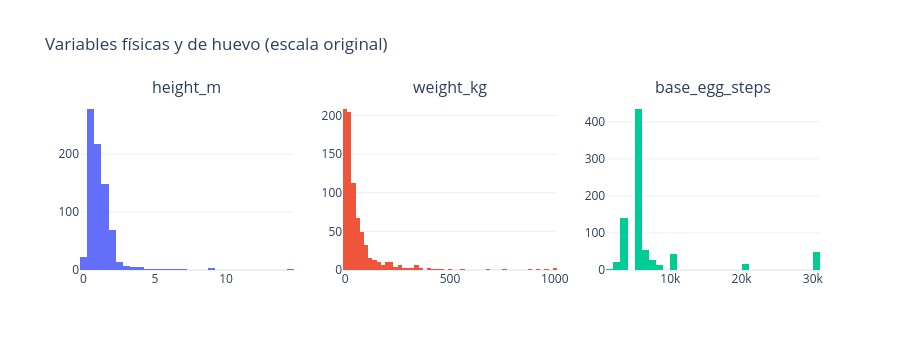

Notebook code for this chart:
### Code cell
# 2.3 Altura, peso y pasos de huevo: ¿están "bien portados"?
fig = make_subplots(rows=1, cols=3, subplot_titles=["height_m", "weight_kg", "base_egg_steps"])
for j, col in enumerate(["height_m", "weight_kg", "base_egg_steps"], start=1):
    fig.add_trace(go.Histogram(x=pokemon[col], nbinsx=50, showlegend=False), row=1, col=j)
fig.update_layout(title_text="Variables físicas y de huevo (escala original)", template=PLANTILLA, height=350)
fig.show()

print("Asimetría (skew) de cada variable; cerca de 0 = simétrica:")
print(pokemon[["height_m", "weight_kg", "base_egg_steps"]].skew().round(2).to_string())

### Figure 1 — Plotly figure (JSON) as saved in the notebook; plotly's stock layout.template omitted (floating-point values rounded to 4 significant figures; data arrays with more than 128 entries replaced by an {"elided": "..."} marker saying what was removed)
{"data": [{"nbinsx": 50, "showlegend": false, "type": "histogram", "x": {"elided": "801 float values"}, "xaxis": "x", "yaxis": "y"}, {"nbinsx": 50, "showlegend": false, "type": "histogram", "x": {"elided": "801 float values"}, "xaxis": "x2", "yaxis": "y2"}, {"nbinsx": 50, "showlegend": false, "type": "histogram", "x": {"elided": "801 int values"}, "xaxis": "x3", "yaxis": "y3"}], "layout": {"annotations": [{"font": {"size": 16}, "showarrow": false, "text": "height_m", "x": 0.1444, "xanchor": "center", "xref": "paper", "y": 1, "yanchor": "bottom", "yref": "paper"}, {"font": {"size": 16}, "showarrow": false, "text": "weight_kg", "x": 0.5, "xanchor": "center", "xref": "paper", "y": 1, "yanchor": "bottom", "yref": "paper"}, {"font": {"size": 16}, "showarrow": false, "text": "base_egg_steps", "x": 0.8556, "xanchor": "center", "xref": "paper", "y": 1, "yanchor": "bottom", "yref": "paper"}], "height": 350, "title": {"text": "Variables físicas y de huevo (escala original)"}, "xaxis": {"anchor": "y", "domain": [0, 0.2889]}, "xaxis2": {"anchor": "y2", "domain": [0.3556, 0.6444]}, "xaxis3": {"anchor": "y3", "domain": [0.7111, 1]}, "yaxis": {"anchor": "x", "domain": [0, 1]}, "yaxis2": {"anchor": "x2", "domain": [0, 1]}, "yaxis3": {"anchor": "x3", "domain": [0, 1]}}}
